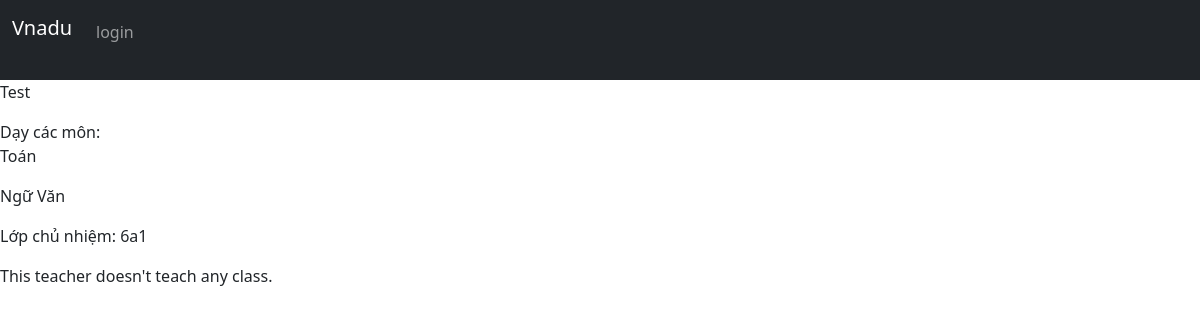
/teacher/1, run on an earlier commit of the app's database.
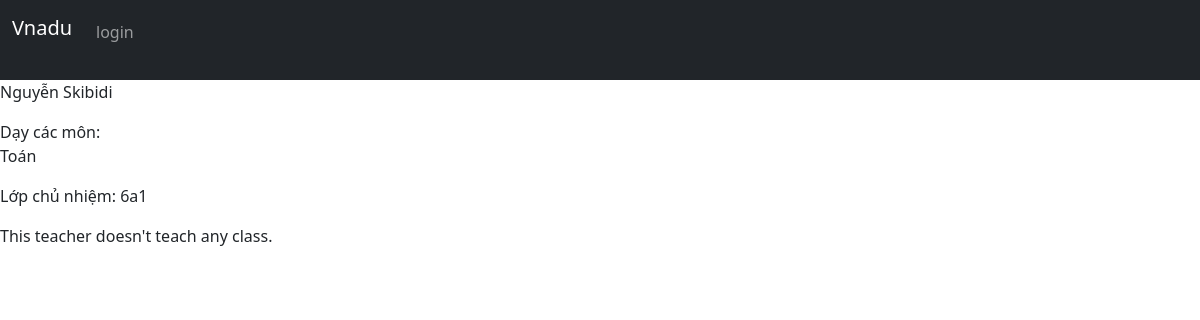
And on a later commit of the database.
### Du_An/models.py (models this page shows, shortened)
class Teacher(User):
    full_name = models.CharField(max_length=200, unique=False)
    subject = models.ManyToManyField(Subject, related_name="teachers")
    contact_information = models.TextField(default="")

class Subject(models.Model):
    name = models.CharField(max_length=150, unique=True)

class Class(models.Model):
    form_teacher = models.OneToOneField(Teacher, on_delete=models.CASCADE, null=True, default=None, related_name="form_class")
    name = models.CharField(max_length=3, unique=True)
    students = models.ManyToManyField(Student, blank=True, related_name="classroom")
    subject_teachers = models.ManyToManyField("ClassSubjectTeacher", related_name="classroom")

### Du_An/views.py (the view)
# urls.py: path("teacher/<int:teacher_id>", views.view_teacher, name="view_teacher"),
def view_teacher(request, teacher_id):
    if request.method != "GET":
        return HttpResponseNotAllowed("method not allowed")
    try:
        teacher = Teacher.objects.get(pk=teacher_id)
        return render(request, "Du_An/teacher.html", {
            "teacher": teacher
        })
    except Teacher.DoesNotExist:
        return render_error(request, error="Not found",
                            error_message="Doesn't found any teacher with this id") #* Add error_image (a path to a image in static) if wish.

### Du_An/templates/Du_An/teacher.html (shortened to what this page needs)
{% extends 'Du_An/layout.html' %}
{% load static %}
{% block style %}
    <link href="{% static 'Du_An/css/profile.css' %}" rel="stylesheet">
{% endblock %}
{% block body %}
    <div class="teacher">
        <div class="teacherInfo">
            <div class="basicInfo">
                <p class="teacherName"> {{ teacher.full_name }}</p>
                <div class="teacherSubject">
                    Dạy các môn:
                    {% for subject in teacher.subject.all %}
                        <p> {{ subject.name }} </p>
                    {% endfor %}
                </div>
                <a class="nav-link" href="#"><p class="teacherFormClass">Lớp chủ nhiệm: {{ teacher.form_class.name }} </p></a>
                <div class="teacherTeachingClass">
                    {% for classroom in teacher.teaching_classes.all %}
                        <a class="nav-link" href="#">
                            <p class="teacherFormClass"> {{classroom.classroom.name }} </p>
                        </a>
                    {% empty %}
                    This teacher doesn't teach any class.
                    {% endfor %}
                </div>
            </div>
        </div>
    </div>
{% endblock %}

What changed in the data, as far as the page shows it:
no longer on this page (row unchanged): Subject: name "Ngữ Văn"
changed Teacher "6a1": full_name "Test" → "Nguyễn Skibidi"
